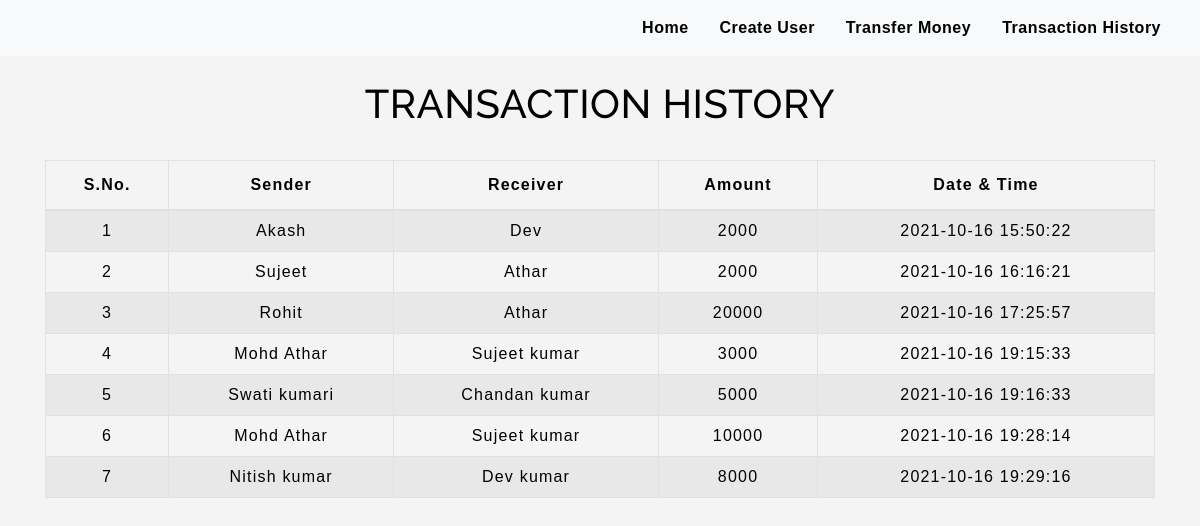
The page /transactionhistory.php on the database its author committed.
### tables this page shows
CREATE TABLE `transaction` (
  `sno` int(3) NOT NULL,
  `sender` text NOT NULL,
  `receiver` text NOT NULL,
  `balance` int(8) NOT NULL,
  `datetime` datetime NOT NULL DEFAULT current_timestamp()
);

### transactionhistory.php (the view, shortened to what this page needs)
<!DOCTYPE html>
<html lang="en">
<head>
    <link rel="stylesheet" href="https://stackpath.bootstrapcdn.com/bootstrap/4.5.2/css/bootstrap.min.css">
    <link rel="stylesheet" type="text/css" href="css/table.css">
    <link rel="stylesheet" type="text/css" href="css/navbar.css">
</head>
<body style="background-color : #f4f4f4;">
<?php
  include 'navbar.php';
?>
	<div class="container">
        <h2 class="text-center pt-4" style="color : black;">TRANSACTION HISTORY</h2>
       <br>
       <div class="table-responsive-sm">
    <table class="table table-hover table-striped table-condensed table-bordered">
        <thead style="color : black;">
            <tr>
                <th class="text-center">S.No.</th>
                <th class="text-center">Sender</th>
                <th class="text-center">Receiver</th>
                <th class="text-center">Amount</th>
                <th class="text-center">Date & Time</th>
            </tr>
        </thead>
        <tbody>
        <?php
            include 'conn.php';
            $sql ="select * from transaction";
            $query =mysqli_query($conn, $sql);
            while($rows = mysqli_fetch_assoc($query))
            {
        ?>
            <tr style="color : black;">
            <td class="py-2"><?php echo $rows['sno']; ?></td>
            <td class="py-2"><?php echo $rows['sender']; ?></td>
            <td class="py-2"><?php echo $rows['receiver']; ?></td>
            <td class="py-2"><?php echo $rows['balance']; ?> </td>
            <td class="py-2"><?php echo $rows['datetime']; ?> </td>
        <?php
            }
        ?>
        </tbody>
    </table>
    </div>
</div>
</body>
</html>

### navbar.php (shortened to what this page needs)
<nav class="navbar navbar-expand-md navbar-light bg-light">
<div class="collapse navbar-collapse" id="collapsibleNavbar">
      <ul class="navbar-nav ml-auto">
        <li class="nav-item">
          <a class="nav-link" href="index.php" style="color : #000000;"><b>Home</b></a>
        </li>
        <li class="nav-item">
          <a class="nav-link" href="createuser.php" style="color : #000000;"><b>Create User</b></a>
        </li>
        <li class="nav-item">
          <a class="nav-link" href="transfermoney.php" style="color : #000000;"><b>Transfer Money</b></a>
        </li>
        <li class="nav-item">
          <a class="nav-link" href="transactionhistory.php" style="color : #000000;"><b>Transaction History</b></a>
        </li>
    </div>
 </nav>

### css/table.css (style rules this page uses)
* { padding: 0; margin: 0; box-sizing: border-box; font-family: sans-serif; }
h2 { font-size: 40px; }
table { letter-spacing: 1.2px; }
td { text-align: center; }

### css/navbar.css (style rules this page uses)
.nav-link { margin-right: 15px; color:#2F363F; letter-spacing: 0.5px; transition: 0.5s; }
h2 { color: #4C4B4B; letter-spacing: 0.5px; font-family: raleway; }

### rows shown on the page
transaction: sno "1", sender "Akash", receiver "Dev", balance "2000", datetime "2021-10-16 15:50:22"
transaction: sno "2", sender "Sujeet", receiver "Athar", balance "2000", datetime "2021-10-16 16:16:21"
transaction: sno "3", sender "Rohit", receiver "Athar", balance "20000", datetime "2021-10-16 17:25:57"
transaction: sno "4", sender "Mohd Athar", receiver "Sujeet kumar", balance "3000", datetime "2021-10-16 19:15:33"
transaction: sno "5", sender "Swati kumari", receiver "Chandan kumar", balance "5000", datetime "2021-10-16 19:16:33"
transaction: sno "6", sender "Mohd Athar", receiver "Sujeet kumar", balance "10000", datetime "2021-10-16 19:28:14"
transaction: sno "7", sender "Nitish kumar", receiver "Dev kumar", balance "8000", datetime "2021-10-16 19:29:16"
